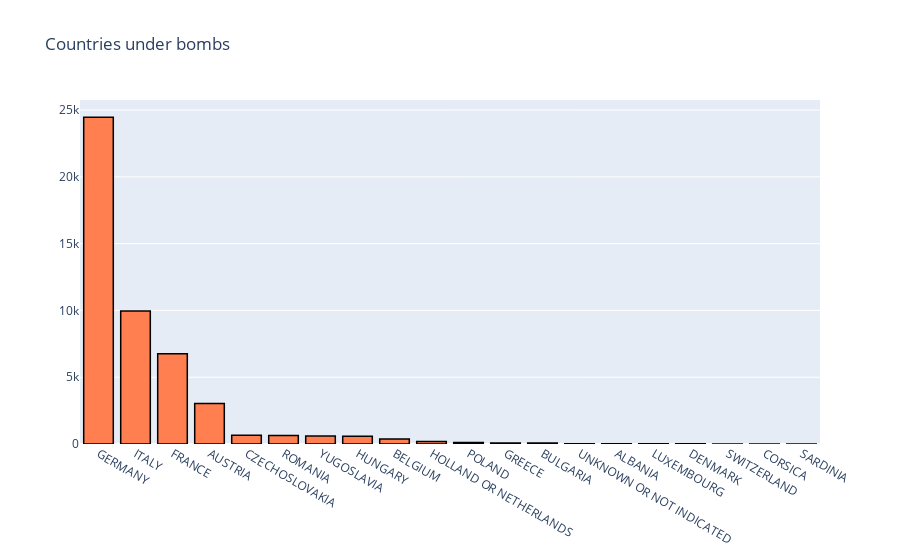

Source (notebook cell):
### Code cell
data = df_map['Target Country'].value_counts()
data = [go.Bar(
            x=data[:20].index,
            y=data[:20].values,
            hoverinfo = 'text',
            marker = dict(color = 'coral',
                             line=dict(color='rgb(0,0,0)',width=1.5)),
    )]

layout = dict(
    title = 'Countries under bombs',
)
fig = go.Figure(data=data, layout=layout)
iplot(fig)

### Figure 1 — Plotly figure (JSON) as saved in the notebook; plotly's stock layout.template omitted (floating-point values rounded to 4 significant figures)
{"data": [{"hoverinfo": "text", "marker": {"color": "coral", "line": {"color": "rgb(0,0,0)", "width": 1.5}}, "type": "bar", "x": ["GERMANY", "ITALY", "FRANCE", "AUSTRIA", "CZECHOSLOVAKIA", "ROMANIA", "YUGOSLAVIA", "HUNGARY", "BELGIUM", "HOLLAND OR NETHERLANDS", "POLAND", "GREECE", "BULGARIA", "UNKNOWN OR NOT INDICATED", "ALBANIA", "LUXEMBOURG", "DENMARK", "SWITZERLAND", "CORSICA", "SARDINIA"], "y": [24465, 9963, 6765, 3024, 663, 632, 592, 578, 376, 186, 110, 83, 66, 14, 14, 11, 10, 8, 4, 2]}], "layout": {"title": {"text": "Countries under bombs"}}}
